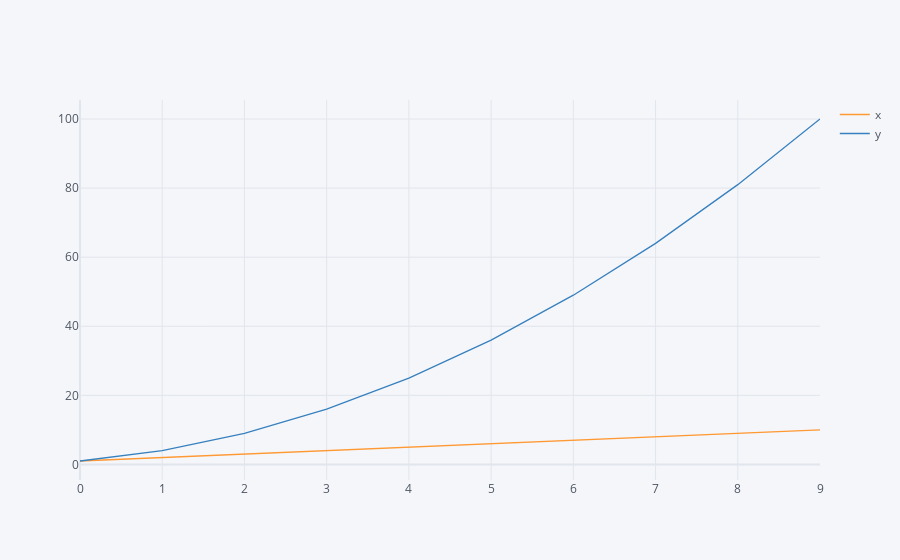

Notebook code cell kept with this figure:
### Code cell
df.iplot()

### Figure 1 — Plotly figure (JSON) as saved in the notebook; plotly's stock layout.template omitted (floating-point values rounded to 4 significant figures)
{"data": [{"line": {"color": "rgba(255, 153, 51, 1.0)", "dash": "solid", "shape": "linear", "width": 1.3}, "mode": "lines", "name": "x", "text": "", "type": "scatter", "x": [0, 1, 2, 3, 4, 5, 6, 7, 8, 9], "y": [1, 2, 3, 4, 5, 6, 7, 8, 9, 10]}, {"line": {"color": "rgba(55, 128, 191, 1.0)", "dash": "solid", "shape": "linear", "width": 1.3}, "mode": "lines", "name": "y", "text": "", "type": "scatter", "x": [0, 1, 2, 3, 4, 5, 6, 7, 8, 9], "y": [1, 4, 9, 16, 25, 36, 49, 64, 81, 100]}], "layout": {"legend": {"bgcolor": "#F5F6F9", "font": {"color": "#4D5663"}}, "paper_bgcolor": "#F5F6F9", "plot_bgcolor": "#F5F6F9", "title": {"font": {"color": "#4D5663"}}, "xaxis": {"gridcolor": "#E1E5ED", "showgrid": true, "tickfont": {"color": "#4D5663"}, "title": {"font": {"color": "#4D5663"}, "text": ""}, "zerolinecolor": "#E1E5ED"}, "yaxis": {"gridcolor": "#E1E5ED", "showgrid": true, "tickfont": {"color": "#4D5663"}, "title": {"font": {"color": "#4D5663"}, "text": ""}, "zerolinecolor": "#E1E5ED"}}}
